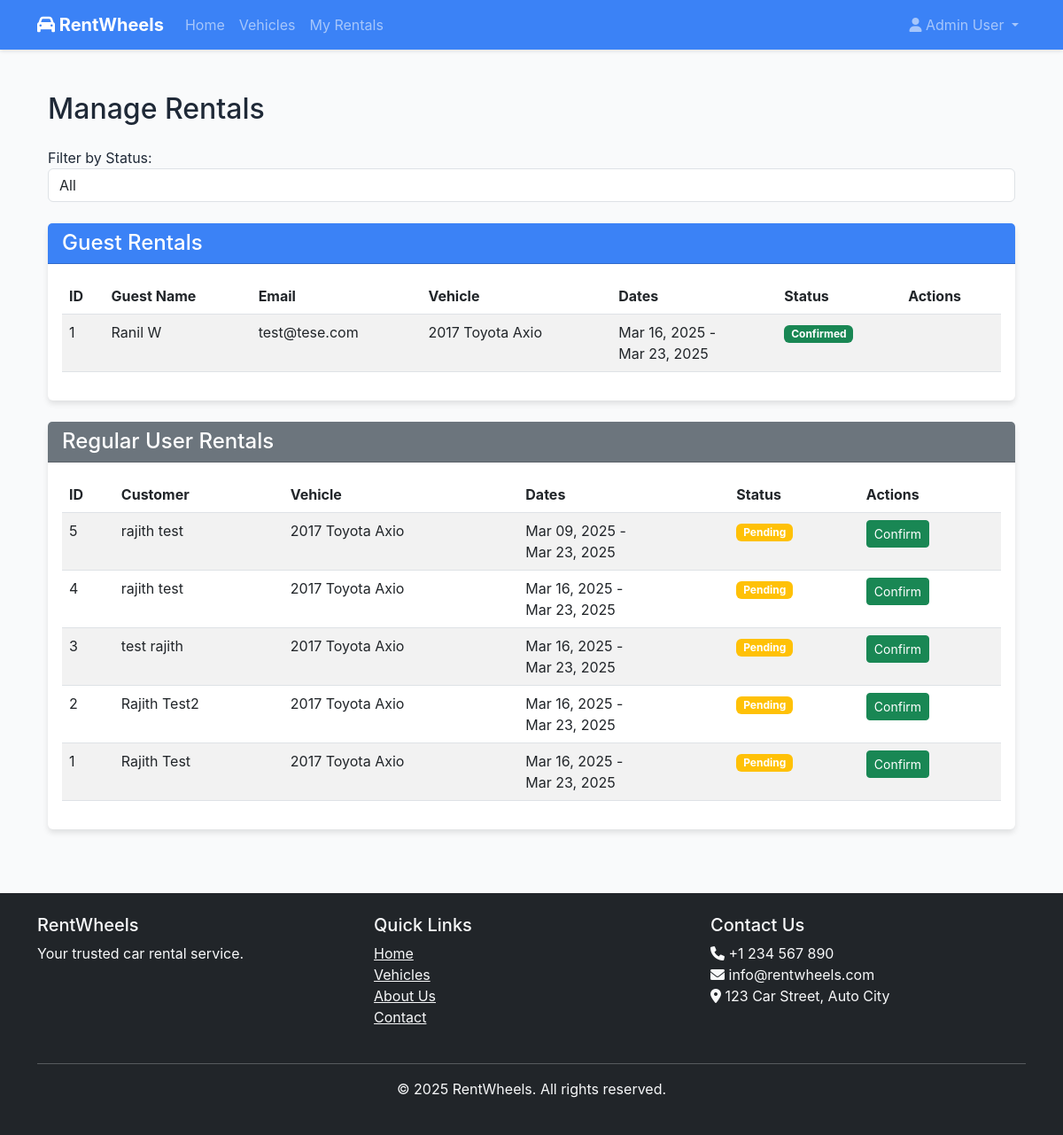
/management/rentals/ (signed in), run on the app's committed database.
### core/models.py (models this page shows, shortened)
class GuestRental(models.Model):
    STATUS_CHOICES = [
        ('pending', 'Pending'),
        ('confirmed', 'Confirmed'),
        ('active', 'Active'),
        ('completed', 'Completed'),
        ('cancelled', 'Cancelled'),
    ]
    email = models.EmailField()
    phone_number = models.CharField(max_length=20)
    full_name = models.CharField(max_length=100)
    vehicle = models.ForeignKey(Vehicle, on_delete=models.CASCADE)
    start_date = models.DateTimeField()
    end_date = models.DateTimeField()
    pickup_location = models.CharField(max_length=255)
    dropoff_location = models.CharField(max_length=255)
    status = models.CharField(max_length=20, choices=STATUS_CHOICES, default='pending')
    total_cost = models.DecimalField(max_digits=10, decimal_places=2)
    created_at = models.DateTimeField(auto_now_add=True)
    updated_at = models.DateTimeField(auto_now=True)
    confirmation_code = models.CharField(max_length=20, unique=True)

class Vehicle(models.Model):
    VEHICLE_TYPES = [
        ('sedan', 'Sedan'),
        ('suv', 'SUV'),
        ('van', 'Van'),
        ('truck', 'Truck'),
        ('luxury', 'Luxury'),
    ]
    name = models.CharField(max_length=100)
    vehicle_type = models.CharField(max_length=20, choices=VEHICLE_TYPES)
    make = models.CharField(max_length=50)
    model = models.CharField(max_length=50)
    year = models.IntegerField()
    license_plate = models.CharField(max_length=20, unique=True)
    daily_rate = models.DecimalField(max_digits=10, decimal_places=2)
    is_available = models.BooleanField(default=True)
    image = models.ImageField(upload_to='vehicles/', null=True, blank=True)
    description = models.TextField()
    created_at = models.DateTimeField(auto_now_add=True)
    updated_at = models.DateTimeField(auto_now=True)
    def __str__(self):
        return f"{self.year} {self.make} {self.model}"

class Rental(models.Model):
    RENTAL_STATUS = (
        ('pending', 'Pending'),
        ('confirmed', 'Confirmed'),
        ('cancelled', 'Cancelled'),
        ('completed', 'Completed'),
    )
    customer = models.ForeignKey(User, on_delete=models.CASCADE, related_name='rentals')
    vehicle = models.ForeignKey(Vehicle, on_delete=models.CASCADE)
    driver = models.ForeignKey(Driver, on_delete=models.SET_NULL, null=True, blank=True)
    start_date = models.DateTimeField()
    end_date = models.DateTimeField()
    pickup_location = models.CharField(max_length=255)
    dropoff_location = models.CharField(max_length=255)
    status = models.CharField(max_length=20, choices=RENTAL_STATUS, default='pending')
    rental_id = models.CharField(max_length=6, unique=True, null=True)
    created_at = models.DateTimeField(auto_now_add=True)
    updated_at = models.DateTimeField(auto_now=True)

### core/views.py (the view)
# urls.py: path('management/rentals/', views.admin_rentals, name='admin_rentals'),
@login_required
def admin_rentals(request):
    if not request.user.is_staff:
        messages.error(request, 'You do not have permission to access rental management.')
        return redirect('core:home')
    rentals = Rental.objects.all().order_by('-created_at')
    guest_rentals = GuestRental.objects.all().order_by('-created_at')
    status = request.GET.get('status')
    if status:
        rentals = rentals.filter(status=status)
        guest_rentals = guest_rentals.filter(status=status)
    context = {
        'rentals': rentals,
        'guest_rentals': guest_rentals,
        'title': 'Manage Rentals'
    }
    return render(request, 'core/admin/rentals.html', context)

### templates/core/admin/rentals.html (shortened to what this page needs)
{% extends 'base.html' %}
{% load static %}
{% block content %}
<div class="container py-4">
    <h2 class="mb-4">Manage Rentals</h2>
    <div class="mb-4">
        <form method="get" class="form-inline">
            <div class="form-group">
                <label for="status" class="mr-2">Filter by Status:</label>
                <select name="status" id="status" class="form-control" onchange="this.form.submit()">
                    <option value="">All</option>
                </select>
            </div>
        </form>
    </div>
    <div class="card mb-4">
        <div class="card-header bg-primary text-white">
            <h4 class="mb-0">Guest Rentals</h4>
        </div>
        <div class="card-body">
            {% if guest_rentals %}
            <div class="table-responsive">
                <table class="table table-striped">
                    <thead>
                        <tr>
                            <th>ID</th>
                            <th>Guest Name</th>
                            <th>Email</th>
                            <th>Vehicle</th>
                            <th>Dates</th>
                            <th>Status</th>
                            <th>Actions</th>
                        </tr>
                    </thead>
                    <tbody>
                        {% for rental in guest_rentals %}
                        <tr>
                            <td>{{ rental.id }}</td>
                            <td>{{ rental.full_name }}</td>
                            <td>{{ rental.email }}</td>
                            <td>{{ rental.vehicle }}</td>
                            <td>
                                {{ rental.start_date|date:"M d, Y" }} -<br>
                                {{ rental.end_date|date:"M d, Y" }}
                            </td>
                            <td>
                                <span class="badge {% if rental.status == 'pending' %}bg-warning{% elif rental.status == 'confirmed' %}bg-success{% elif rental.status == 'cancelled' %}bg-danger{% else %}bg-info{% endif %}">
                                    {{ rental.status|title }}
                                </span>
                            </td>
                            <td>
                            </td>
                        </tr>
                        {% endfor %}
                    </tbody>
                </table>
            </div>
            {% else %}
            <p class="text-muted">No guest rentals found.</p>
            {% endif %}
        </div>
    </div>
    <div class="card">
        <div class="card-header bg-secondary text-white">
            <h4 class="mb-0">Regular User Rentals</h4>
        </div>
        <div class="card-body">
            {% if rentals %}
            <div class="table-responsive">
                <table class="table table-striped">
                    <thead>
                        <tr>
                            <th>ID</th>
                            <th>Customer</th>
                            <th>Vehicle</th>
                            <th>Dates</th>
                            <th>Status</th>
                            <th>Actions</th>
                        </tr>
                    </thead>
                    <tbody>
                        {% for rental in rentals %}
                        <tr>
                            <td>{{ rental.id }}</td>
                            <td>{{ rental.customer.get_full_name }}</td>
                            <td>{{ rental.vehicle }}</td>
                            <td>
                                {{ rental.start_date|date:"M d, Y" }} -<br>
                                {{ rental.end_date|date:"M d, Y" }}
                            </td>
                            <td>
                                <span class="badge {% if rental.status == 'pending' %}bg-warning{% elif rental.status == 'confirmed' %}bg-success{% elif rental.status == 'cancelled' %}bg-danger{% else %}bg-info{% endif %}">
                                    {{ rental.status|title }}
                                </span>
                            </td>
                            <td>
                                {% if rental.status == 'pending' %}
                                <a href="{% url 'core:confirm_rental' rental.pk %}" class="btn btn-success btn-sm">Confirm</a>
                                {% endif %}
                            </td>
                        </tr>
                        {% endfor %}
                    </tbody>
                </table>
            </div>
            {% else %}
            <p class="text-muted">No regular rentals found.</p>
            {% endif %}
        </div>
    </div>
</div>
{% endblock %}

### templates/base.html (shortened to what this page needs)
<!DOCTYPE html>
<html lang="en">
<head>
    <link href="https://cdn.jsdelivr.net/npm/bootstrap@5.3.0/dist/css/bootstrap.min.css" rel="stylesheet">
    <link rel="stylesheet" href="https://cdnjs.cloudflare.com/ajax/libs/font-awesome/6.0.0/css/all.min.css">
    {% load static %}
    <link rel="stylesheet" href="{% static 'css/style.css' %}">
</head>
<body>
    <nav class="navbar navbar-expand-lg navbar-dark bg-primary">
        <div class="container">
            <a class="navbar-brand" href="{% url 'core:home' %}">
                <i class="fas fa-car"></i> RentWheels
            </a>
            <div class="collapse navbar-collapse" id="navbarNav">
                <ul class="navbar-nav me-auto">
                    <li class="nav-item">
                        <a class="nav-link" href="{% url 'core:home' %}">Home</a>
                    </li>
                    <li class="nav-item">
                        <a class="nav-link" href="{% url 'core:vehicle_list' %}">Vehicles</a>
                    </li>
                    {% if user.is_authenticated %}
                        <li class="nav-item">
                            <a class="nav-link" href="{% url 'core:my_rentals' %}">My Rentals</a>
                        </li>
                    {% endif %}
                </ul>
                <ul class="navbar-nav">
                    {% if user.is_authenticated %}
                        <li class="nav-item dropdown">
                            <a class="nav-link dropdown-toggle" href="#" id="userDropdown" role="button" data-bs-toggle="dropdown">
                                <i class="fas fa-user"></i> {{ user.get_full_name|default:user.username }}
                            </a>
                        </li>
                    {% endif %}
                </ul>
            </div>
        </div>
    </nav>
    <main class="container my-4">
        {% block content %}
        {% endblock %}
    </main>
    <footer class="bg-dark text-light py-4 mt-5">
        <div class="container">
            <div class="row">
                <div class="col-md-4">
                    <h5>RentWheels</h5>
                    <p>Your trusted car rental service.</p>
                </div>
                <div class="col-md-4">
                    <h5>Quick Links</h5>
                    <ul class="list-unstyled">
                        <li><a href="{% url 'core:home' %}" class="text-light">Home</a></li>
                        <li><a href="{% url 'core:vehicle_list' %}" class="text-light">Vehicles</a></li>
                        <li><a href="#" class="text-light">About Us</a></li>
                        <li><a href="#" class="text-light">Contact</a></li>
                    </ul>
                </div>
                <div class="col-md-4">
                    <h5>Contact Us</h5>
                    <p>
                        <i class="fas fa-phone"></i> +1 234 567 890<br>
                        <i class="fas fa-envelope"></i> info@rentwheels.com<br>
                        <i class="fas fa-map-marker-alt"></i> 123 Car Street, Auto City
                    </p>
                </div>
            </div>
            <hr class="mt-4">
            <div class="text-center">
                <p>&copy; {% now "Y" %} RentWheels. All rights reserved.</p>
            </div>
        </div>
    </footer>
</body>
</html>

### static/css/style.css (style rules this page uses)
:root { --primary-color: #3B82F6; --secondary-color: #6B7280; --background-color: #F9FAFB; --text-color: #1F2937; }
body { font-family: 'Inter', sans-serif; color: var(--text-color); background-color: var(--background-color); }
.navbar { box-shadow: 0 2px 4px rgba(0, 0, 0, 0.1); }
.navbar-brand { font-weight: bold; }
.card { border: none; box-shadow: 0 4px 6px rgba(0, 0, 0, 0.1); transition: transform 0.2s; }
.bg-primary { background-color: var(--primary-color) !important; }

### data on the page
GuestRental: id "1", full_name "Ranil W", email "test@tese.com", vehicle "2017 Toyota Axio", start_date "Mar 16, 2025", end_date "Mar 23, 2025", status "Confirmed"
Rental: id "5", customer.get_full_name "rajith test", vehicle "2017 Toyota Axio", start_date "Mar 09, 2025", end_date "Mar 23, 2025", status "Pending", shows "Confirm"
Rental: id "4", customer.get_full_name "rajith test", vehicle "2017 Toyota Axio", start_date "Mar 16, 2025", end_date "Mar 23, 2025", status "Pending", shows "Confirm"
Rental: id "3", customer.get_full_name "test rajith", vehicle "2017 Toyota Axio", start_date "Mar 16, 2025", end_date "Mar 23, 2025", status "Pending", shows "Confirm"
Rental: id "2", customer.get_full_name "Rajith Test2", vehicle "2017 Toyota Axio", start_date "Mar 16, 2025", end_date "Mar 23, 2025", status "Pending", shows "Confirm"
Rental: id "1", customer.get_full_name "Rajith Test", vehicle "2017 Toyota Axio", start_date "Mar 16, 2025", end_date "Mar 23, 2025", status "Pending", shows "Confirm"

### other printed values
{{ user.get_full_name|default:user.username }} "Admin User"
